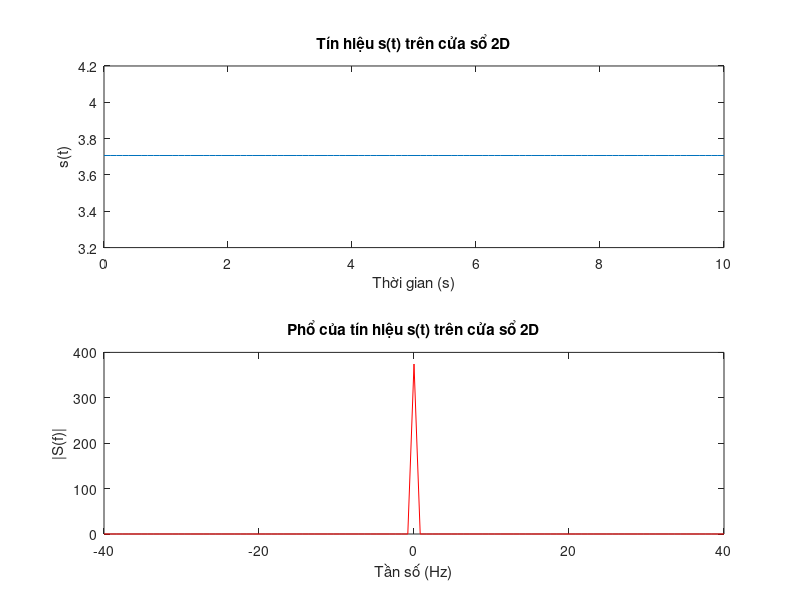
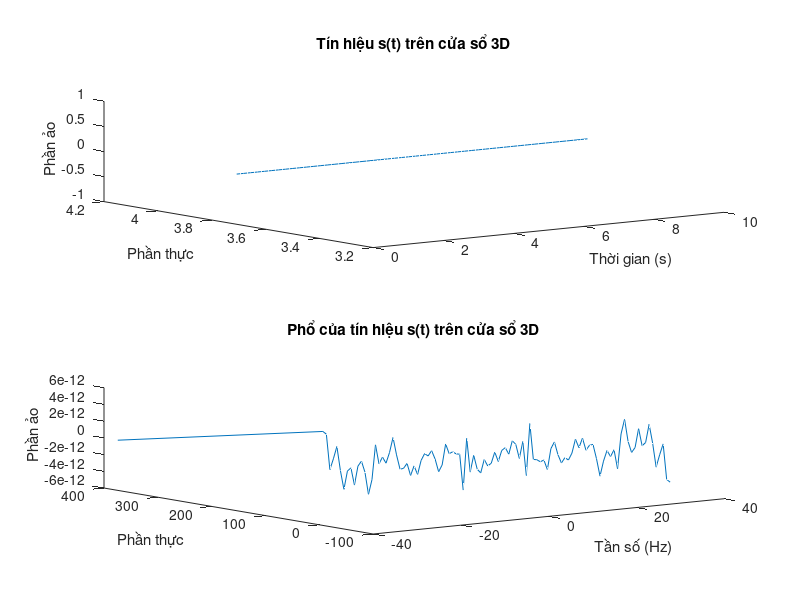
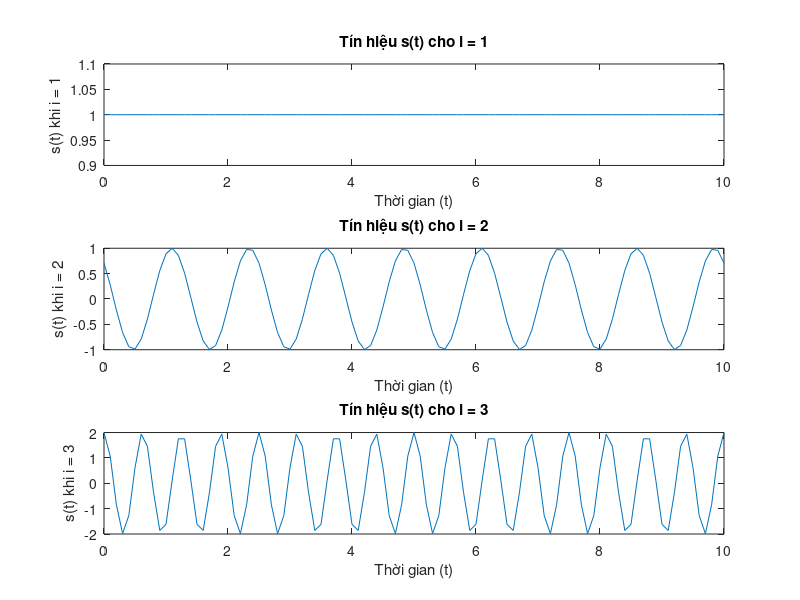
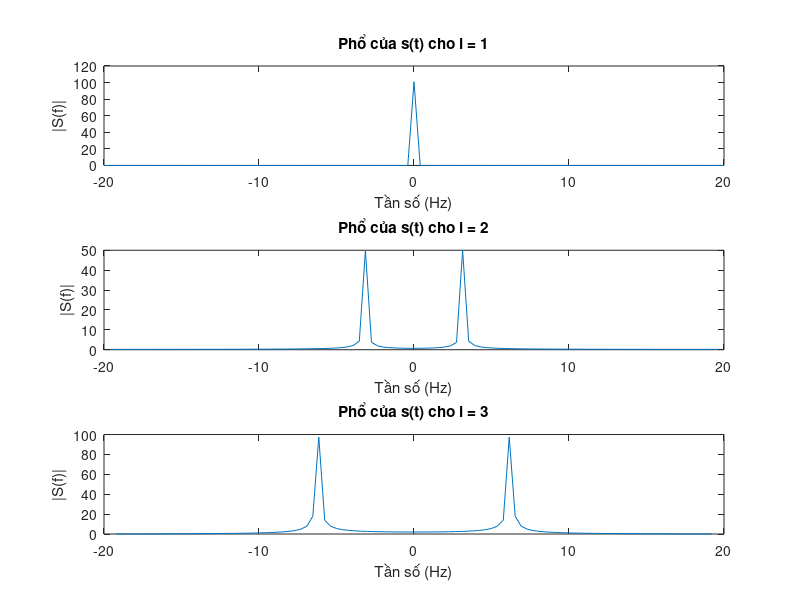

The MATLAB source for these figures, in order:
% Bài 2
clear; clc; close all

% Khởi tạo tham số
MSV = [1 9 7];
A = [1 1 2];
phi = [0 pi/4 0];
f0 = MSV*10;
t = 0:0.1:10;

% Tín hiệu s(t)
s_t = 0;
for i = 1:3
    s_t = s_t + A(i)*cos(2*pi*t*f0(i) + phi(i));
end

% a) 
% Vẽ tín hiệu s(t) trên cửa sổ 2D
figure;
subplot(2,1,1);
plot(t, s_t);
title('Tín hiệu s(t) trên cửa sổ 2D');
xlabel('Thời gian (s)');
ylabel('s(t)');

% Vẽ phổ của tín hiệu s(t) trên cửa sổ 2D
S_f = fft(s_t);
f = linspace(-40, 40, length(S_f));
subplot(2,1,2);
plot(f, fftshift(abs(S_f)), 'r');
title('Phổ của tín hiệu s(t) trên cửa sổ 2D');
xlabel('Tần số (Hz)');
ylabel('|S(f)|');

% b)
% Vẽ tín hiệu s(t) trên cửa sổ 3D
figure;
subplot(2,1,1);
plot3(t, real(s_t), imag(s_t));
title('Tín hiệu s(t) trên cửa sổ 3D');
xlabel('Thời gian (s)');
ylabel('Phần thực');
zlabel('Phần ảo');

% Vẽ phổ của tín hiệu s(t) trên cửa sổ 3D
subplot(2,1,2);
plot3(f, real(S_f), imag(S_f));
title('Phổ của tín hiệu s(t) trên cửa sổ 3D');
xlabel('Tần số (Hz)');
ylabel('Phần thực');
zlabel('Phần ảo');

% c)
% Vẽ tín hiệu s(t) trên các cửa sổ con của từng giá trị i
figure;
for i = 1:3
    subplot(3,1,i)
    s_t_i = A(i)*cos(2*pi*f(i)*t + phi(i));
    plot(t, s_t_i);
    title(['Tín hiệu s(t) cho i = ', num2str(i)]);
    xlabel('Thời gian (t)');
    ylabel(['s(t) khi i = ', num2str(i)]);
end

%d)
% Vẽ phổ tín hiệu s(t) trên các cửa sổ con của từng giá trị i
figure;
for i = 1:3
    subplot(3,1,i)
    s_t_i = A(i)*cos(2*pi*f(i)*t + phi(i));
    S_f_i = fft(s_t_i);
    f_i = linspace(-f(i)/2, f(i)/2, length(S_f_i));
    plot(f_i, fftshift(abs(S_f_i)));
    title(['Phổ của s(t) cho i = ', num2str(i)]);
    xlabel('Tần số (Hz)');
    ylabel('|S(f)|');
end
